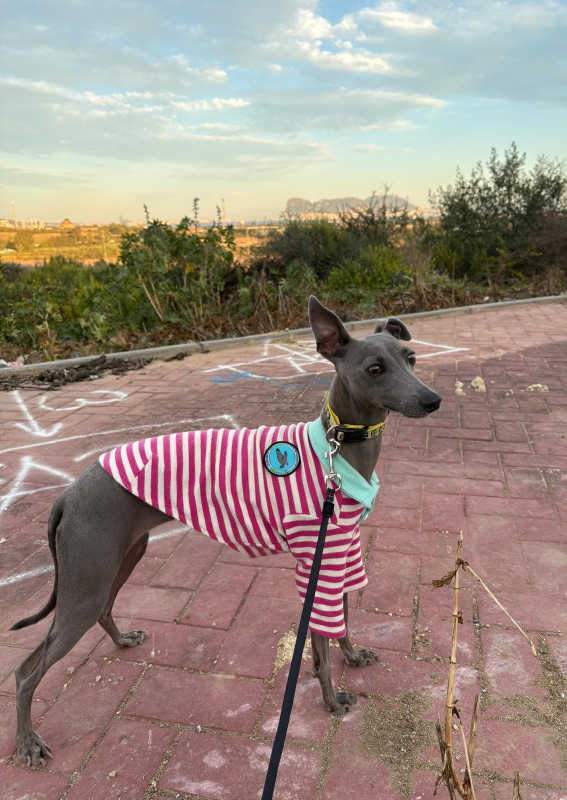
#> input picture assets/antes-foto-luna-recorte-v2.jpg, 1134 x 1600 px (shown at 1/2 size)
$ python polaroids.py ../assets/antes-foto-luna-recorte-v2.jpg ../assets/antes-foto-luna-recorte.jpg
#> lines starting #> are read from the running program, lines starting #| are printed output that depends on the picture; after the words box and inside, x2 and y2 are one past the last pixel; in counts of white or black regions, pixels touching at a corner belong together
"""Coloca las fotos originales del cliente en las polaroids vacías (gris liso) del diseño de ChatGPT.

Uso:
  python3 generador/polaroids.py DISENO SALIDA FOTO1[:fx,fy,zoom] FOTO2[...] FOTO3[...]

- Las polaroids se detectan solas (interior gris liso, ver generador/prompts/estilo-rosa.md) y se
  rellenan de arriba abajo con FOTO1, FOTO2, FOTO3.
- fx,fy = punto de la foto que queda centrado (0–1; p. ej. la cara). zoom > 1 acerca.
- Las fotos no se retocan: solo se recortan y se encajan en perspectiva.
- Se trabaja a 3× la resolución del diseño para que las fotos queden nítidas.
"""
import sys
import numpy as np
from PIL import Image, ImageDraw, ImageOps
from scipy import ndimage

S = 3


def cuadros_grises(rgb):
    a = rgb.astype(int)
    gris = (abs(a[..., 0] - a[..., 1]) < 8) & (abs(a[..., 1] - a[..., 2]) < 8) & (abs(a[..., 0] - 178) < 14)
    lab, n = ndimage.label(gris)
    tam = ndimage.sum(gris, lab, range(1, n + 1))
    cuadros = []
    for i in np.argsort(-tam)[:3]:
        if tam[i] < 5000:
            break
        ys, xs = np.nonzero(lab == i + 1)
        s, d = xs + ys, xs - ys
        esq = [(xs[k], ys[k]) for k in (s.argmin(), d.argmax(), s.argmax(), d.argmin())]  # TL TR BR BL
        cuadros.append(np.array(esq, float))
    return sorted(cuadros, key=lambda q: q[:, 1].mean())


def perspectiva(dst, src):
    """Coeficientes PIL: punto de salida (dst) → punto de la foto (src)."""
    A, b = [], []
    for (x, y), (u, v) in zip(dst, src):
        A += [[x, y, 1, 0, 0, 0, -u * x, -u * y], [0, 0, 0, x, y, 1, -v * x, -v * y]]
        b += [u, v]
    return np.linalg.solve(np.array(A, float), np.array(b, float))


def recorte(foto, aspecto, fx=.5, fy=.5, zoom=1.0):
    w, h = foto.size
    cw = min(w, h * aspecto) / zoom
    ch = cw / aspecto
    x = min(max(fx * w - cw / 2, 0), w - cw)
    y = min(max(fy * h - ch / 2, 0), h - ch)
    return foto.crop((int(x), int(y), int(x + cw), int(y + ch)))


def componer(diseno, salida, fotos):
    base = Image.open(diseno).convert('RGB')
    rgb = np.asarray(base)
    quads = cuadros_grises(rgb)
    assert len(quads) == len(fotos) == 3, f'se esperaban 3 polaroids, detectadas {len(quads)}'
    grande = base.resize((base.width * S, base.height * S), Image.LANCZOS)
    oscuro = Image.fromarray(((rgb.mean(2) < 80) * 255).astype(np.uint8)).resize(grande.size, Image.LANCZOS)
    for q, (ruta, fx, fy, zoom) in zip(quads, fotos):
        # 3,5 px de margen hacia fuera para tapar el antialias del gris
        c = q.mean(0)
        q = c + (q - c) * (1 + 3.5 / np.linalg.norm(q - c, axis=1, keepdims=True))
        Q = q * S
        w = np.linalg.norm(Q[1] - Q[0])
        h = np.linalg.norm(Q[3] - Q[0])
        foto = recorte(ImageOps.exif_transpose(Image.open(ruta)).convert('RGB'), w / h, fx, fy, zoom)
        # la foto se proyecta un poco más grande que el hueco: así el borde no mezcla con negro
        m = 0.02 * foto.width
        src = [(m, m), (foto.width - m, m), (foto.width - m, foto.height - m), (m, foto.height - m)]
        capa = foto.transform(grande.size, Image.PERSPECTIVE, perspectiva(Q, src), Image.BICUBIC)
        # máscara con antialias (dibujada a 4× y reducida) para que el borde no quede dentado
        A4 = 4
        mascara = Image.new('L', (grande.width * A4, grande.height * A4), 0)
        ImageDraw.Draw(mascara).polygon([tuple(p * A4) for p in Q], fill=255)
        mascara = mascara.resize(grande.size, Image.LANCZOS)
        grande.paste(capa, (0, 0), mascara)
        # los adornos dibujados encima de la polaroid (corazones, tinta casi negra) se conservan
        adorno = Image.composite(oscuro, Image.new('L', grande.size, 0), mascara)
        grande.paste(base.resize(grande.size, Image.LANCZOS), (0, 0), adorno)
    grande.save(salida, quality=95)
    print(salida, grande.size)


if __name__ == '__main__':
    fotos = []
    for arg in sys.argv[3:6]:
        ruta, _, p = arg.partition(':')
        vals = [float(v) for v in p.split(',')] if p else []
        fotos.append((ruta, *(vals + [.5, .5, 1.0][len(vals):])))
    componer(sys.argv[1], sys.argv[2], fotos)
#> in componer, base is the input picture: PIL image 1134x1600 RGB; mean R, G, B 153.6, 137.8, 128.5
#> in cuadros_grises, `gris = (abs(a[..., 0] - a[..., 1]) < 8) & (abs(a[..., 1] - a[..., 2]) ..`:
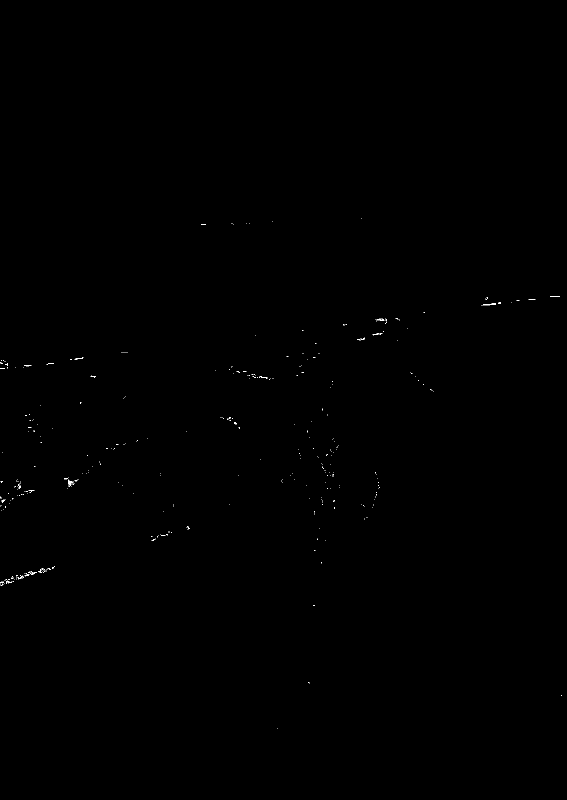
#> gris: shape (1600, 1134) bool (shown at 1/2 size); 0.08% white in thin lines or dots, all inside (x1, y1, x2, y2) = (0, 437, 1124, 1458)
#> in cuadros_grises, `lab, n = ndimage.label(gris)`: lab: shape (1600, 1134) int32; 455 distinct labels, from 0 to 454
#> in cuadros_grises, `lab, n = ndimage.label(gris)`: n = 454
#> in cuadros_grises, `tam = ndimage.sum(gris, lab, range(1, n + 1))`: tam = 454 values, max 43 at index 17, min 1 at index 0, mean 3.04
#> the loop in cuadros_grises, `for i in np.argsort(-tam)[:3]:` made 1 pass
#> i on pass 1: 17
#> after the loop in cuadros_grises, `for i in np.argsort(-tam)[:3]:`: cuadros = []
#> (the run stopped early here; a loop or call above may not have finished)

$ run again, on assets/antes-foto-luna.jpg
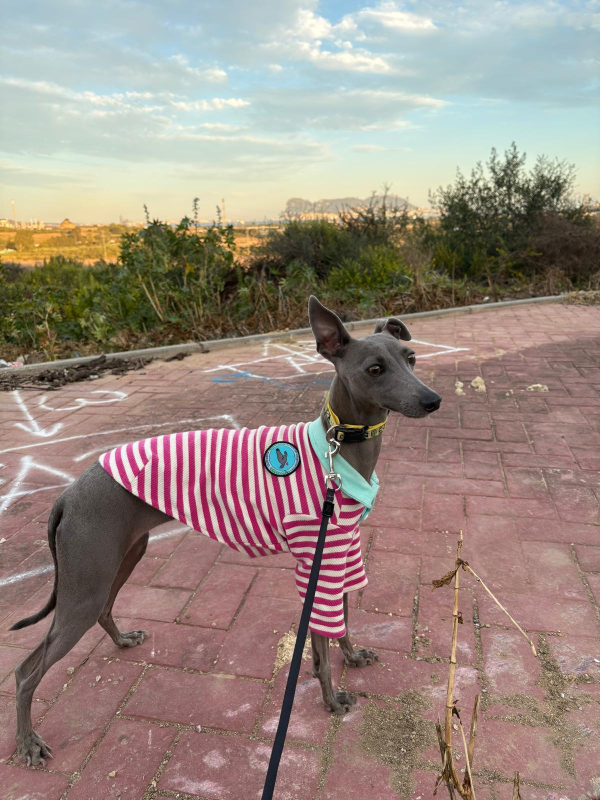
#> input picture assets/antes-foto-luna.jpg, 1200 x 1600 px (shown at 1/2 size)
#> in componer, base is the input picture: PIL image 1200x1600 RGB; mean R, G, B 153.8, 138.1, 128.9
#> in cuadros_grises, `gris = (abs(a[..., 0] - a[..., 1]) < 8) & (abs(a[..., 1] - a[..., 2]) ..`:
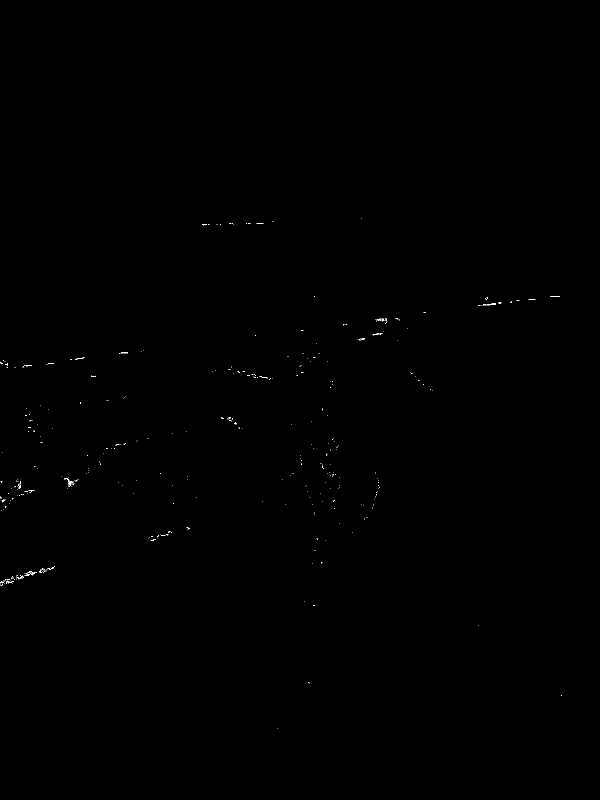
#> gris: shape (1600, 1200) bool (shown at 1/2 size); 0.08% white in thin lines or dots, all inside (x1, y1, x2, y2) = (0, 437, 1124, 1458)
#> lab: shape (1600, 1200) int32; 459 distinct labels, from 0 to 458
#> n = 458
#> tam = 458 values, max 53 at index 246, min 1 at index 0, mean 3.2
#> the loop in cuadros_grises, `for i in np.argsort(-tam)[:3]:` made 1 pass
#> i on pass 1: 246
#> after the loop in cuadros_grises, `for i in np.argsort(-tam)[:3]:`: cuadros = []
